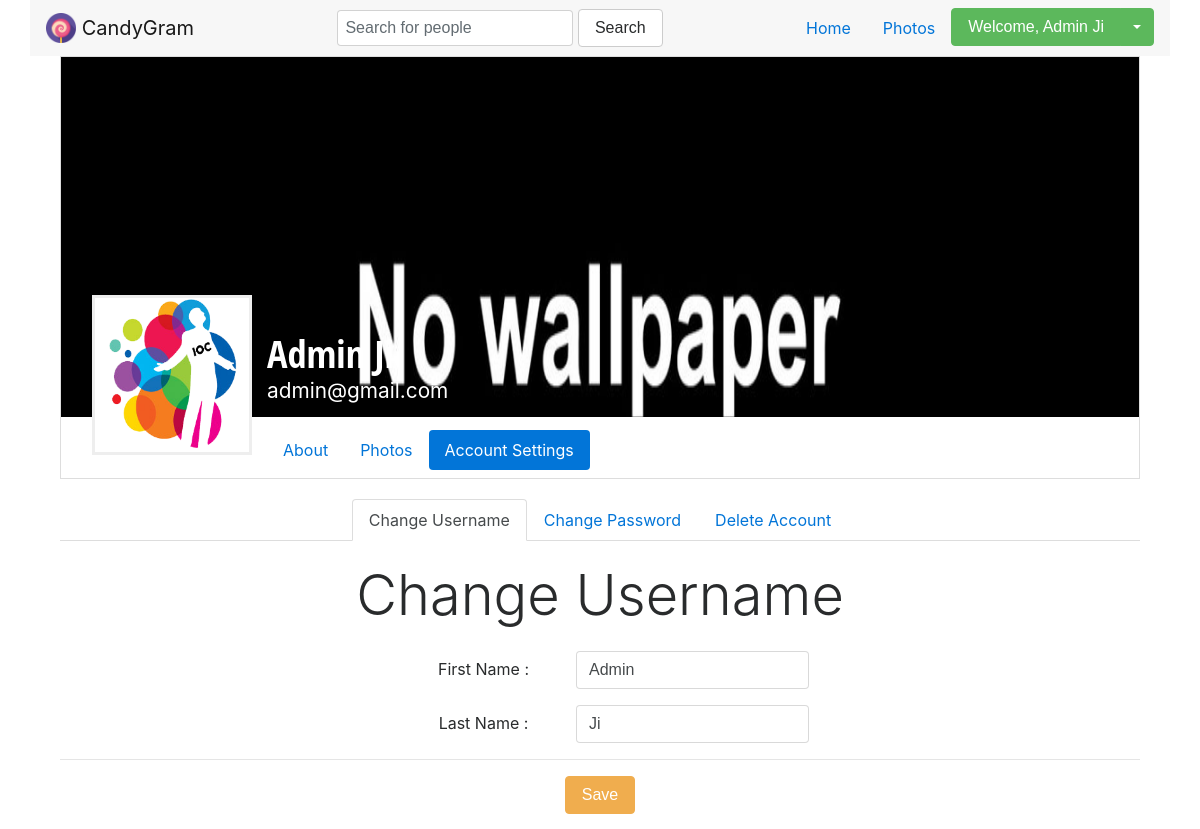
The page /cg_files/cg_home/Settings.php (signed in) on the database its author committed.
### tables this page shows
CREATE TABLE `users` (
  `user_id` int(7) NOT NULL,
  `Name` varchar(25) NOT NULL,
  `Email` varchar(30) NOT NULL,
  `Password` varchar(30) NOT NULL,
  `Gender` varchar(6) NOT NULL,
  `Birthday_Date` varchar(11) NOT NULL,
  `FB_Join_Date` varchar(30) NOT NULL
);

CREATE TABLE `user_profile_pic` (
  `profile_id` int(7) NOT NULL,
  `user_id` int(7) NOT NULL,
  `image` varchar(150) NOT NULL
);

### cg_files/cg_home/Settings.php (the view, shortened to what this page needs)
<?php
	if(isset($_SESSION['fbuser']))
	{
		$user_email=$_SESSION['fbuser'];
		$que_user_info=mysql_query("select * from users where Email='$user_email'");
		$user_data=mysql_fetch_array($que_user_info);
		$user_name=$user_data[1];
		$last_name_pos=strrpos($user_name," ");
		$last_name_pos=$last_name_pos+1;
		$first_name=strstr($user_name,' ',1);
		$last_name=substr($user_name,$last_name_pos,strlen($user_name));
		include("../cg_profile/background.php");
?>
<?php
		$user_data_query=mysql_query("select * from users where Email='$user'");
		$user_data=mysql_fetch_array($user_data_query);
		$gender=$user_data[4];
		$Emial_id=$user_data[2];
		?>
<!DOCTYPE html>
<html lang="en"><head>
<link href="../../Main_Template/css/profile.css?<?php echo time(); ?>" rel="stylesheet">
<link href="../../Main_Template/css/main.css?<?php echo time(); ?>" rel="stylesheet">
<link href="../../Main_Template/js/tether.min.js?<?php echo time(); ?>" rel="stylesheet">
<link href="../../Bootstrap_4/css/bootstrap.min.css?<?php echo time(); ?>" rel="stylesheet">
</head>
<body id="body">
<nav class="navbar container sticky-top navbar-light navbar-toggleable-md bg-faded justify-content-center">
			<a class="navbar-brand" href="#" data-toggle="tooltip" data-placement="bottom" title="By You & Manjot Sidhu">
			<img src="../../Main_Template/img/brand.png" width="30" height="30" class="d-inline-block align-top" alt="" > CandyGram</a>
    <div class="navbar-collapse collapse" id="navbarNavDropdown">
        <ul class="navbar-nav mx-auto w-100 justify-content-center">
            <form class="form-inline my-2 my-lg-0">
				<div class="contesnt">
				<input type="text" class="form-control search" id="searchid" placeholder="Search for people" /><br />
				</div>&nbsp;
				<button class="btn btn-secondary my-2 my-sm-0" type="submit">Search</button>
			</form>
        </ul>
        <ul class="nav mt-lg-0 justify-content-end nav nav-pills ">
			<li class="nav-item">
                <a class="nav-link" href="Home.php">Home</a>
            </li>
            <li class="nav-item active">
                <a class="nav-link" href="../cg_profile/photos.php">Photos</a>
            </li>
			<li class="nav-item dropdown">
			<div class="btn-group">
  <button type="button" class="btn btn-success">Welcome, <?php echo $name; ?></button>
  <button type="button" class="btn btn-success dropdown-toggle dropdown-toggle-split" data-toggle="dropdown" aria-haspopup="true" aria-expanded="false">
  </button>
</div>
      </li>
        </ul>
    </div>
</nav>
    <div class="container" align="center">
  <link rel='stylesheet prefetch' href='http://maxcdn.bootstrapcdn.com/font-awesome/4.2.0/css/font-awesome.min.css'>
				<div class="wrapper">
						<div class="container">
							<div class="row">
								<div class="col-md-12">
								<header id="header">
				  <div class="slider">
				  <div id="carousel-example-generic" class="carousel slide" data-ride="carousel">
				  <div class="carousel-inner" role="listbox">
					<div class="item active">
						<?php
							$query3=mysql_query("select * from user_cover_pic where user_id=$userid");
							$rec3=mysql_fetch_array($query3);
							$cover_img=$rec3[2];
						?>
					  <img src="<?php $filename="../../cg_users/".$gender."/".$user."/Cover/".$cover_img;
							if (getimagesize($filename)) {
								echo "$filename";
							} else {
								echo "img/cover.jpg";
							}
							?>" height="100%" width="100%">
					</div>
				  </div>
				</div>
                	</div>
                	<nav class="navbar navbar-default ">
                        <div class="navbar-header inline-block">
                          <a class="navbar-brands" href="#"><img class="img-responsive" src="
						  ../../cg_users/<?php echo $gender; ?>/<?php echo $user; ?>/Profile/<?php echo $img; ?>" style="height:100%; width:100%;"></a>
                          <span class="site-name"><b><?php echo $name; ?></b></span>
						  <span class="site-description"><?php echo $Emial_id; ?></span>
                        </div>
                    <ul class="nav nav-pills" style="margin-left:190px;margin-top:-25px">
							<li class="nav-item">
							<a class="nav-link" href="../cg_profile/about.php">About</a>
							</li>
							<li class="nav-item">
							<a class="nav-link" href="../cg_profile/photos.php">Photos</a>
						  </li>
						  <li class="nav-item">
							<a class="nav-link active" href="Settings.php">Account Settings</a>
						  </li>
						</ul>
					</nav>
                </header>
		<ul class="nav nav-tabs justify-content-center" role="tablist">
			<li class="nav-item">
			<a class="nav-link active" href="#usr" role="tab" data-toggle="tab" aria-controls="usr" aria-expanded="true">Change Username</a>
			</li>
			<li class="nav-item">
			<a class="nav-link" href="#pass" role="tab" data-toggle="tab" aria-controls="pass">Change Password</a>
			</li>
			<li class="nav-item">
			<a class="nav-link" href="#del" role="tab" data-toggle="tab" aria-controls="del">Delete Account</a>
			</li>
			</ul>
			<div class="tab-content">
			<div role="tabpanel" class="tab-pane fade show active" id="usr">
			<br><div class="display-4"> Change Username</div>
			<br>
			<form method="post"  name="name_change">
			<div class="form-group row justify-content-center">
				<label class="col-sm-2 col-form-label">First Name : </label>
				<div class="">
				<input class="form-control" type="text" name="fnm" value="<?php echo $first_name; ?>" maxlength="15">
				</div>
			</div>
			<div class="form-group row justify-content-center">
			<label class="col-sm-2 col-form-label">Last Name : </label>
				<div><input class="form-control" type="text" name="lnm" value="<?php echo $last_name; ?>" maxlength="15"></div>
			</div>
			<hr>
			<input class="btn btn-warning" type="submit" value="Save" name="change_name">
			</form>
			</div>
			</div>
		</div>
		<?php
	include("Settings_error/Settings_error.php");
		?>
	</div>
 </body>
</html>
<?php
	}
	else
	{
		header("location:../../index.php");
	}
?>

### Main_Template/css/profile.css (style rules this page uses)
body { background:#e9eaed; }
#header { border:1px solid #ddd; margin-bottom:20px; }
.navbar { border-radius:0; margin-bottom:0; border:none; }
.navbar-brands { width:160px; height:160px; float:left; padding:0; margin-top:-130px; overflow:hidden; border:3px solid #eee; margin-left:15px; background:#333; text-align:center; line-height:160px; color:#fff !important; font-size:2em; -webkit-transition: all 0.3s ease-in-out; -moz-transition: all 0.3s ease-in-out; -o-transition: all 0.3s ease-in-out; transition: all 0.3s ease-in-out ; }
.site-name { color:#fff; font-size:2.4em; float:left; margin-top:-100px !important; margin-left:15px; font-family: 'Open Sans Condensed', sans-serif, sans-serif; }
.site-description { color:#fff; font-size:1.3em; float:left; margin-top:-50px !important; margin-left:15px; }
.slider, .carousel { max-height:360px; overflow:hidden; }

### Main_Template/css/main.css (style rules this page uses)
.btn { padding-left: 25px; padding-right: 25px; }

### cg_files/cg_home/Settings.php (style rules this page uses)
.contesnt { margin:0 auto; }
#searchid { width:236px; padding:7px; }

### rows shown on the page
users: Name "Admin Ji", Gender.image (picture), Email "admin@gmail.com", fnm "Admin", lnm "Ji"
